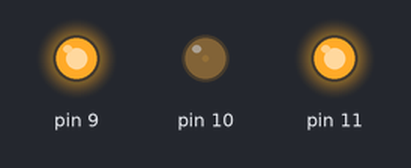
Recording of a sketch running on a simulated Arduino Uno, built with avr-gcc and run on an emulated ATmega328P. Shown: output pins drawn as LEDs (lit = HIGH).

Above: at 0.05 s.
At 1.0 s:
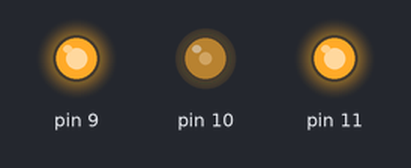
At 1.95 s:
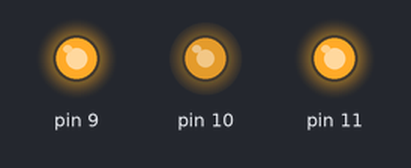
At 3.85 s:
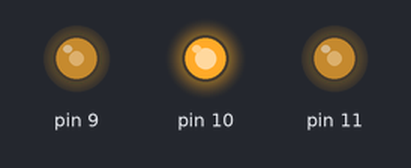
At 5.75 s:
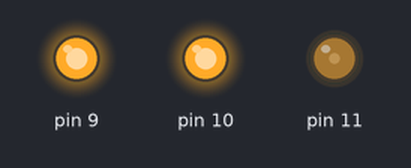
At 7.65 s:
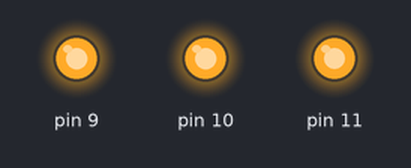
Timing chart, 0 to 10.0 s (numbered marks = the images above):
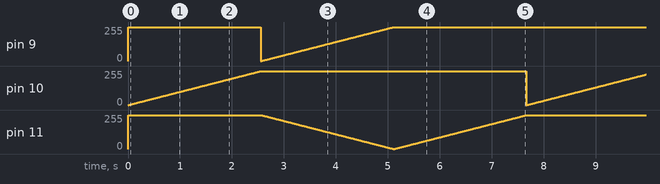

The sketch:

ornament.ino
```cpp
// speed in ms between color changes
int fadeSpeed = 10;

// We are using a common anode LED, so the lower the value, the brighter the color
void red(int v) {
    analogWrite(11, 1023-v);
}
void green(int v) {
    analogWrite(10, 1023-v);
}
void blue(int v) {
    analogWrite(9, 1023-v);
}

void setup() {
    //Serial.begin(9600);
}

void loop()  {
//    Serial.println("green to blue");
    for (int i = 0; i < 255; i++) {
        red(0);
        green(1023 - i);
        blue(i);
        delay(fadeSpeed);
    }

//    Serial.println("blue to red");
    for (int i = 0; i < 255; i++) {
        red(i);
        green(0);
        blue(1023 - i);
        delay(fadeSpeed);
    }

//    Serial.println("red to green");
    for (int i = 0; i < 255; i++) {
        red(1023 - i);
        green(i);
        blue(0);
        delay(fadeSpeed);
    }
}
```

Measured:
- by itself, pin 9, pin 10: ramps from 0/255 to 255/255 and jumps back, once every 7.7 s
